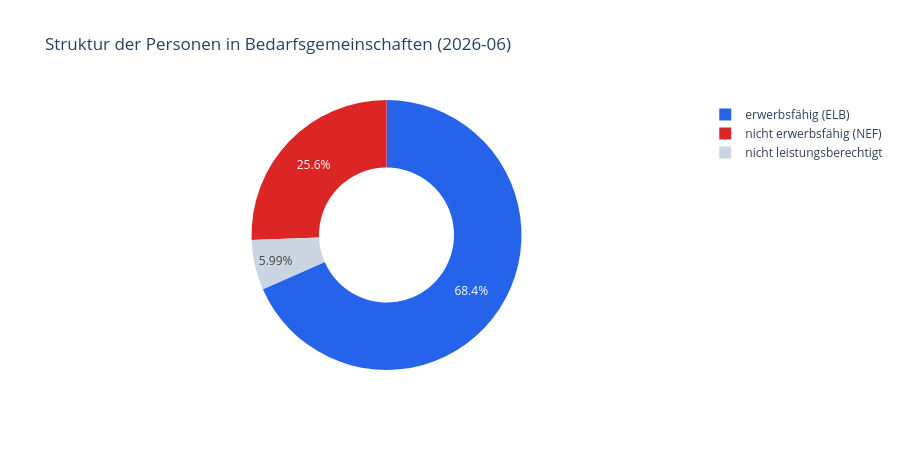

The code cell stored with this chart in its notebook:
### Markdown cell above
## 4. Struktur der Bedarfsgemeinschaften im letzten Berichtsmonat

Wie setzt sich die Zahl der Personen in Bedarfsgemeinschaften im letzten Berichtsmonat
zusammen?

### Code cell
letzter_monat = wide.index.max()
elb_letzter = wide.loc[letzter_monat, "elb"]
nef_letzter = wide.loc[letzter_monat, "nef"]
nicht_lb_letzter = wide.loc[letzter_monat, "pers"] - wide.loc[letzter_monat, "rlb"]

fig = go.Figure(go.Pie(
    labels=["erwerbsfähig (ELB)", "nicht erwerbsfähig (NEF)", "nicht leistungsberechtigt"],
    values=[elb_letzter, nef_letzter, nicht_lb_letzter],
    hole=0.5, marker=dict(colors=["#2563eb", "#dc2626", "#cbd5e1"]),
))
fig.update_layout(
    title=f"Struktur der Personen in Bedarfsgemeinschaften ({letzter_monat})",
    template="plotly_white", height=450,
)
fig.write_image(ABBILDUNGEN_DIR / "abb40_rlb_elb_nef_struktur.png", scale=2)
fig

### Figure 1 — Plotly figure (JSON) as saved in the notebook; plotly's stock layout.template omitted (floating-point values rounded to 4 significant figures)
{"data": [{"hole": 0.5, "labels": ["erwerbsfähig (ELB)", "nicht erwerbsfähig (NEF)", "nicht leistungsberechtigt"], "marker": {"colors": ["#2563eb", "#dc2626", "#cbd5e1"]}, "type": "pie", "values": [3524.0, 1318.0, 308.7]}], "layout": {"height": 450, "title": {"text": "Struktur der Personen in Bedarfsgemeinschaften (2026-06)"}}}
